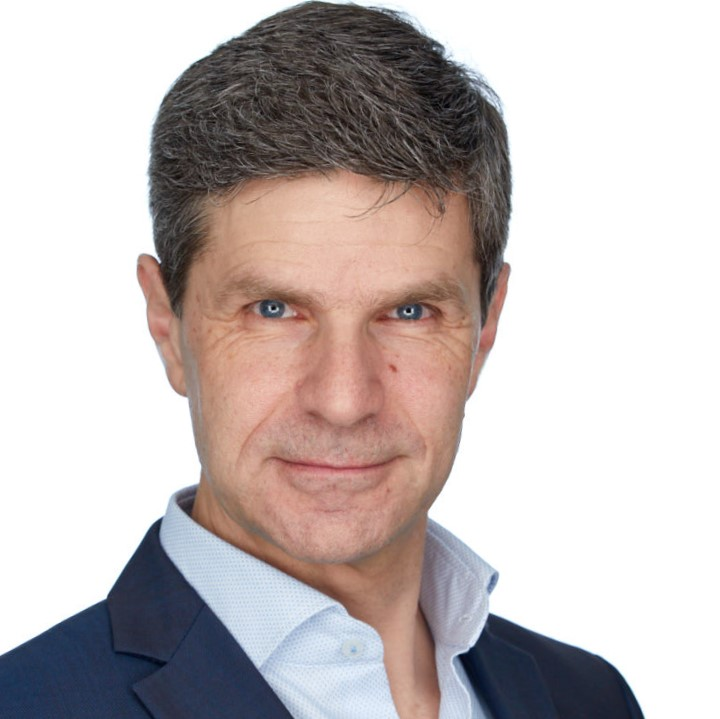
#> input picture img/img1.jpg, 720 x 719 px, given in place of the camera
$ python camera-face-recognition.py
#> lines starting #> are read from the running program, lines starting #| are printed output that depends on the picture; after the words box and inside, x2 and y2 are one past the last pixel; in counts of white or black regions, pixels touching at a corner belong together
#> further down, frame is the input picture: shape (719, 720, 3); mean B, G, R 185.5, 186.6, 195.7
import cv2 as cv
import numpy as np

face_cascade = cv.CascadeClassifier(cv.data.haarcascades +
                                    'haarcascade_frontalface_default.xml')
eyes_cascade = cv.CascadeClassifier(cv.data.haarcascades +
                                    'haarcascade_eye.xml')


def detectAndDisplay(frame):
    frame_gray = cv.cvtColor(frame, cv.COLOR_BGR2GRAY)
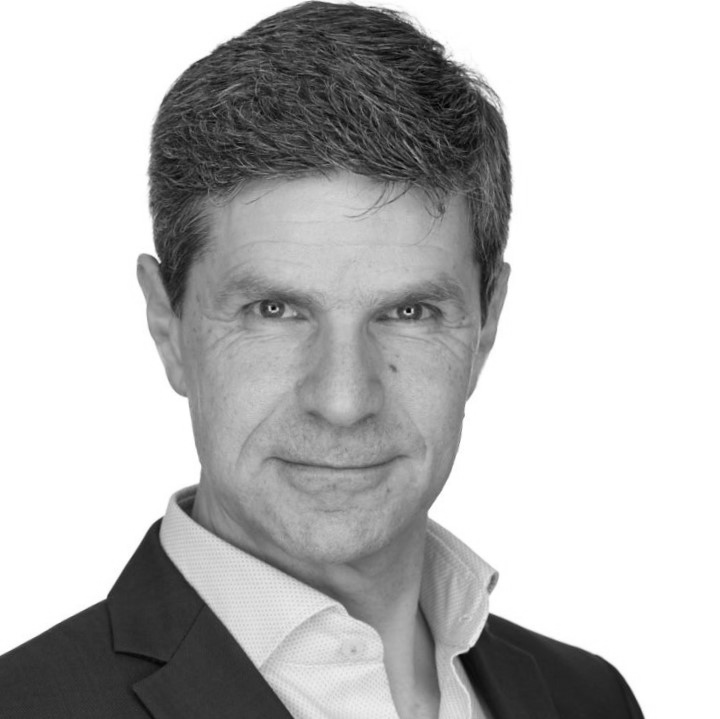
#> frame_gray: shape (719, 720); min 2, max 255, mean 189.2
    frame_gray = cv.equalizeHist(frame_gray)
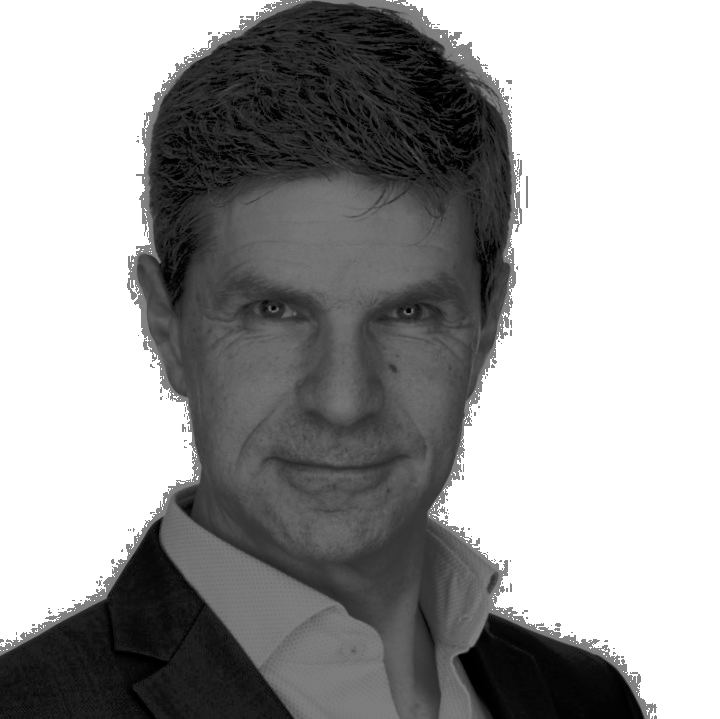
#> frame_gray: shape (719, 720); min 0, max 255, mean 157.8
    faces = face_cascade.detectMultiScale(frame_gray, 1.23, 5, 0, [55, 55])
#> faces = [[173, 191, 333, 333]]
    for (x, y, w, h) in faces:
        frame = cv.ellipse(frame, (x + w // 2, y + h // 2), (w // 2, h // 2),
                           0, 0, 360, (255, 0, 255), 2)
        face_gray = frame_gray[y:y + h, x:x + w]
        face_color = frame[y:y + h, x:x + w]
        eyes = eyes_cascade.detectMultiScale(face_gray, 1.05, 2, 0, [55, 55])
        for (x2, y2, w2, h2) in eyes:
            eye_center = (x2 + w2 // 2, y2 + h2 // 2)
            radius = int(round((w2 + h2) * 0.25))
            frame = cv.circle(face_color, eye_center, radius, (255, 0, 0), 4)
#> this loop made 1 pass
#> (x, y, w, h, eyes) on pass 1: (173, 191, 333, 333, [[59, 81, 75, 75], [195, 85, 75, 75]])
#> pass 1, in detectAndDisplay, `frame = cv.ellipse(frame, (x + w // 2, y + h // 2), (w // 2, h // 2), ..`:
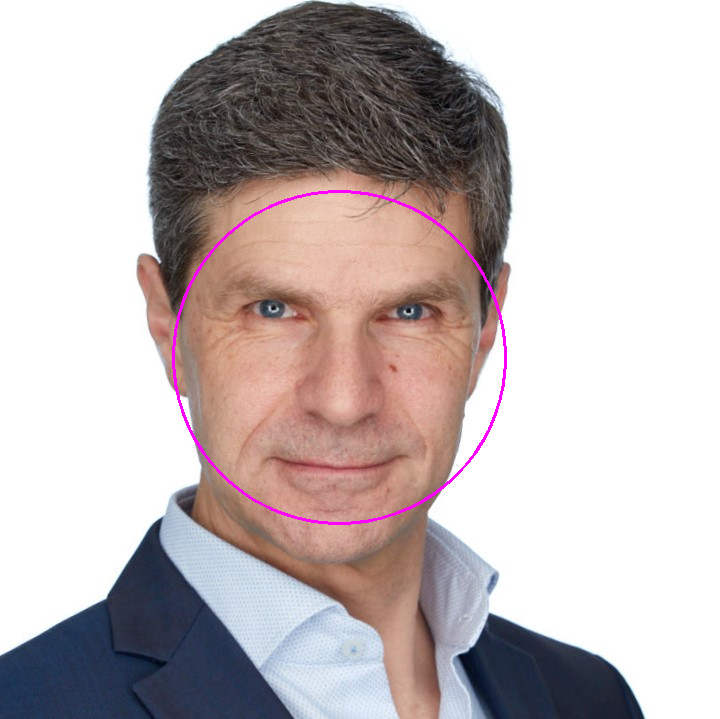
#> frame: shape (719, 720, 3); 0.6% of pixels changed, all inside (x1, y1, x2, y2) = (172, 190, 507, 525)
#> pass 1, in detectAndDisplay, `face_gray = frame_gray[y:y + h, x:x + w]`:
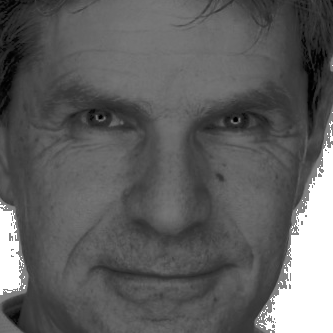
#> face_gray: shape (333, 333); min 0, max 255, mean 95.3
#> pass 1, in detectAndDisplay, `face_color = frame[y:y + h, x:x + w]`:
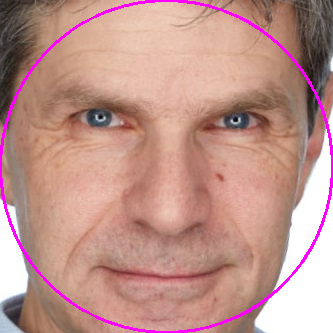
#> face_color: shape (333, 333, 3); mean B, G, R 140.3, 147.6, 192.4
#> after the loop:
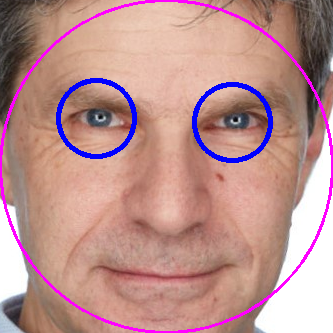
#> face_color: shape (333, 333, 3); 2.16% of pixels changed, all inside (x1, y1, x2, y2) = (56, 78, 273, 163)
    cv.imshow('Capture - Face detection', frame)
    cv.imwrite('./webcam.png', frame)


# Here, im using IP Webcam mobile app to run the camera device, you can use your notebook camera
# For more info about IP Webcam app, see the "I know python - video" in the references
video = cv.VideoCapture(0)
video.open('http://192.168.0.6:8080/video')

if not video.isOpened:
    print('--(!)Error opening video capture')
    exit(0)

while True:
    ret, frame = video.read()
    if frame is None:
        print('--(!) No captured frame -- Break!')
        break
    detectAndDisplay(frame)
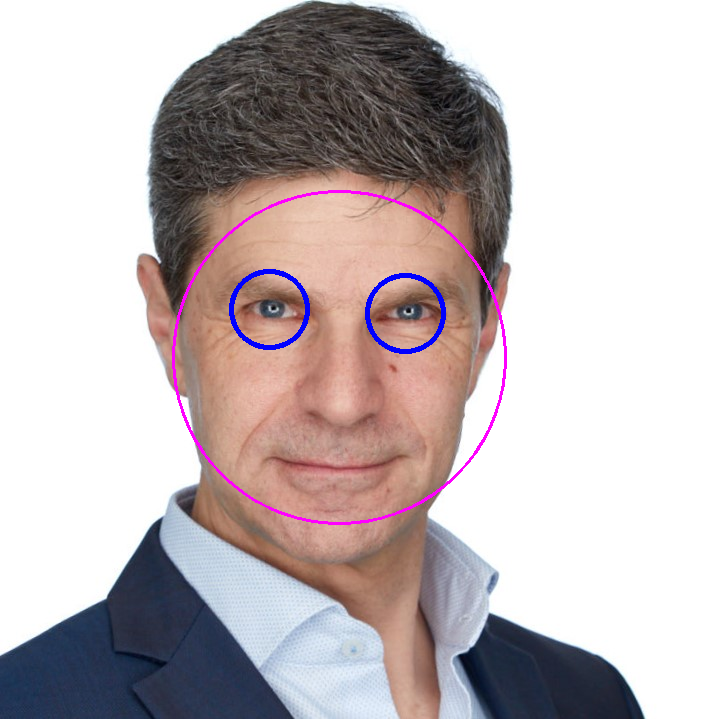
#> frame: shape (719, 720, 3); 0.46% of pixels changed, all inside (x1, y1, x2, y2) = (229, 269, 446, 354)
    if cv.waitKey(10) == 27:
#> (key Esc is pressed here)
        break

video.release()

$ run again, on img/img5.jpg
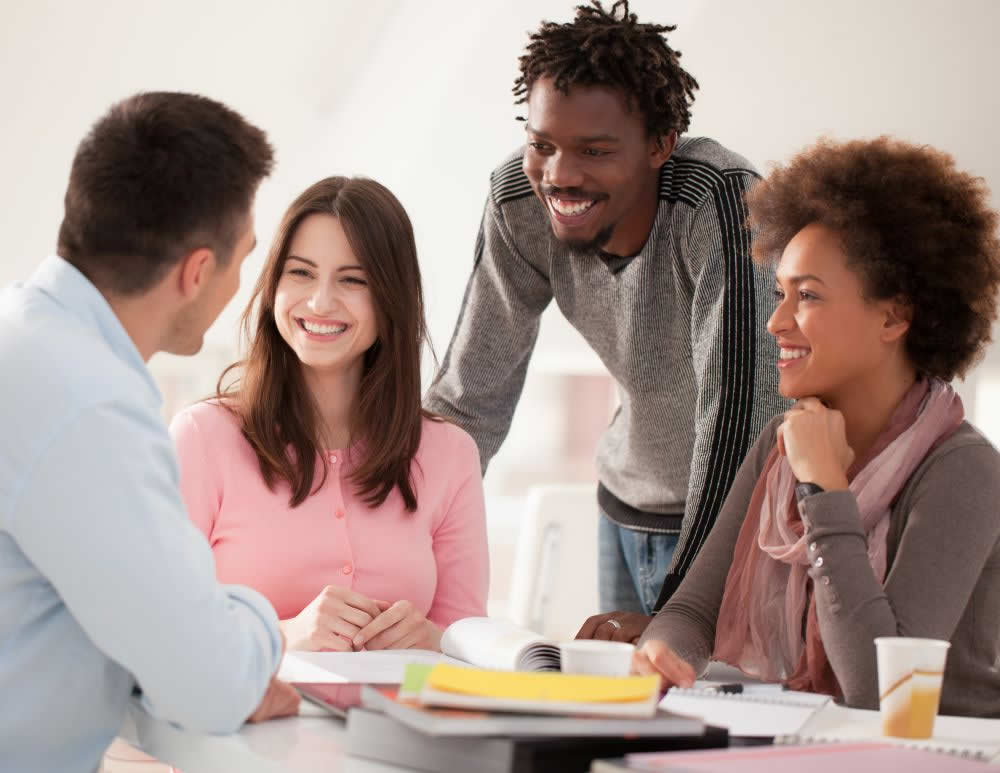
#> input picture img/img5.jpg, 1000 x 773 px, given in place of the camera
#> frame is the input picture: shape (773, 1000, 3); mean B, G, R 140.1, 146, 164.7
#> in detectAndDisplay, `frame_gray = cv.equalizeHist(frame_gray)`:
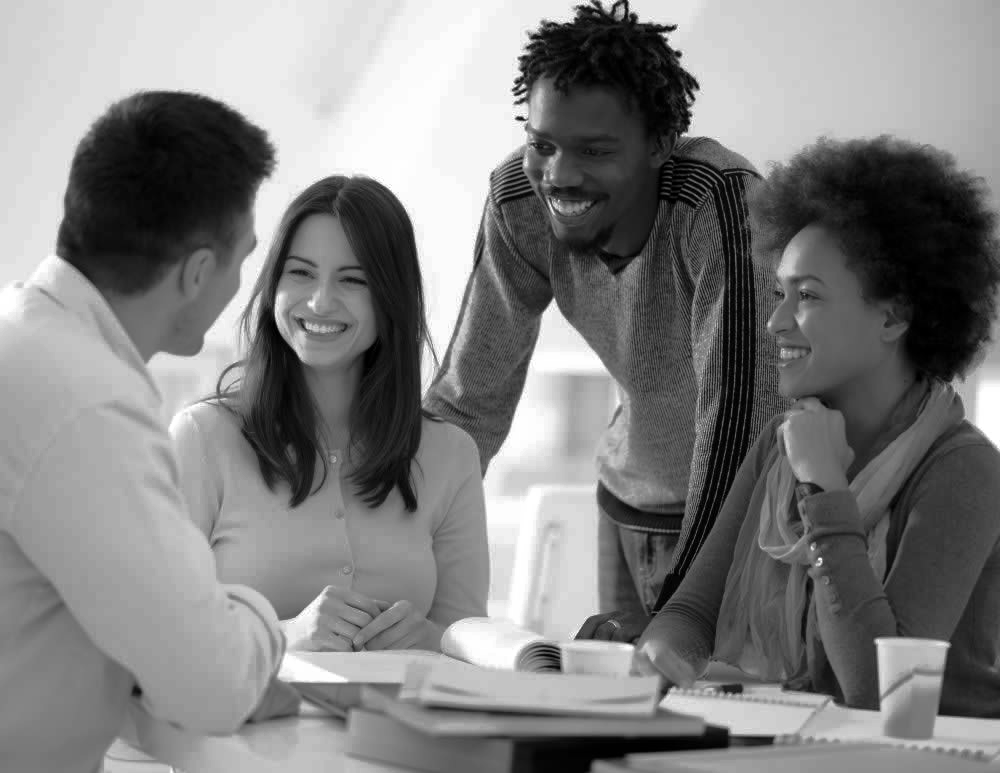
#> frame_gray: shape (773, 1000); min 0, max 255, mean 128.3
#> faces = [[261, 232, 126, 126], [731, 243, 139, 139]]
#> the loop in detectAndDisplay, `for (x, y, w, h) in faces:` made 2 passes
#> after the loop in detectAndDisplay, `for (x, y, w, h) in faces:`:
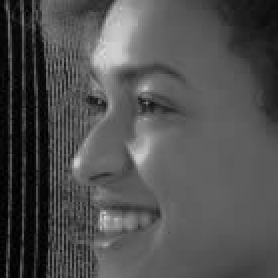
#> face_gray: shape (139, 139) (shown 2 times larger); min 0, max 219, mean 79.4

$ run again, on img/img6.jpg
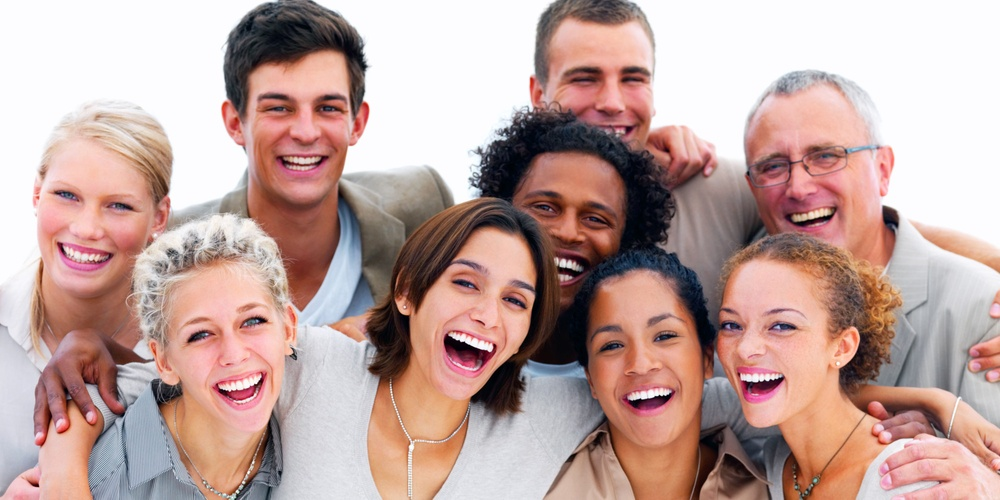
#> input picture img/img6.jpg, 1000 x 500 px, shrunk from 2000 x 1000 before the run, given in place of the camera
#> frame is the input picture: shape (500, 1000, 3); mean B, G, R 158.4, 163.8, 192
#> faces = [[552, 32, 119, 119], [233, 55, 135, 135], [736, 109, 135, 135], [514, 163, 120, 120], [420, 239, 135, 135], [569, 283, 144, 144], [21, 149, 138, 138], [144, 266, 166, 166], [680, 266, 161, 161]]
#> the loop in detectAndDisplay, `for (x, y, w, h) in faces:` made 9 passes
#> pass 1, in detectAndDisplay, `face_color = frame[y:y + h, x:x + w]`:
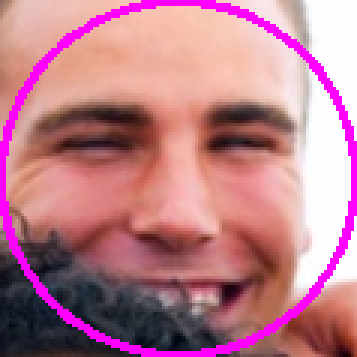
#> face_color: shape (119, 119, 3) (shown 3 times larger); mean B, G, R 140, 125.4, 187.8
#> `detectAndDisplay(frame)`:
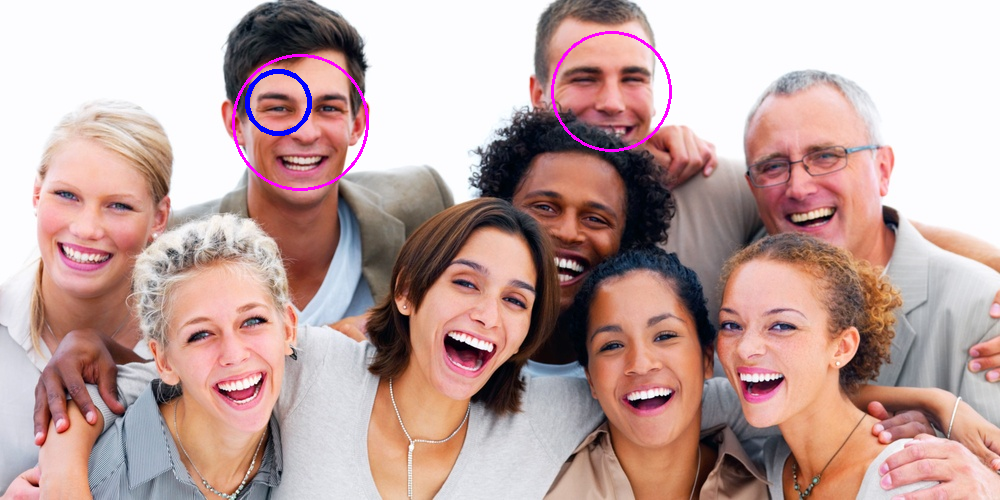
#> frame: shape (500, 1000, 3); mean B, G, R 159.2, 162.9, 192
